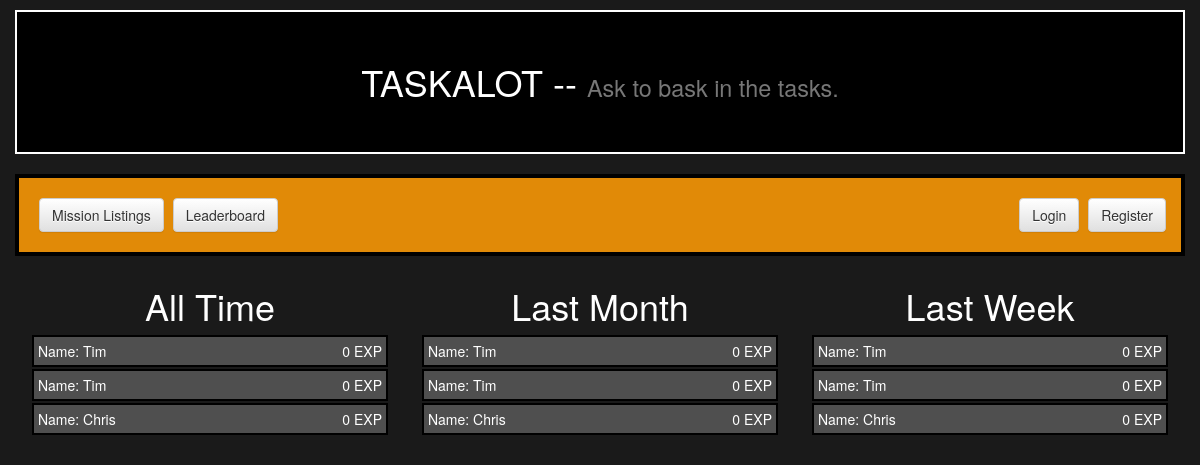
/missions/leaderboard/, run on the app's committed database.
### missions/models.py (models this page shows, shortened)
class UserProfile(models.Model):
    user = models.OneToOneField(User)
    totalexp = models.IntegerField(default=0)
    supervisor = models.BooleanField(default=False)

### missions/views.py (the view)
def leaderboard(request):
    users = UserProfile.objects.order_by('-totalexp')
    return render(request, 'missions/leaderboard.html' ,{"users":users})

### missions/templates/missions/leaderboard.html
{% extends 'missions/base.html' %}
{% load staticfiles %}
{% block head_block %}
<link rel="stylesheet" href="{% static 'css/mission.css' %}">
{% endblock %}
{% block body_block %}
<div class="container">
  <div class="row">
    <div class="col-md-4">
      <h1> All Time </h1>
        {% for user in users %}
          <div id="scorebox">
            Name: {{ user.user.first_name }}
            <div class="btn-right">{{ user.totalexp }} EXP</div>
          </div>
        {% endfor %}
    </div>
    <div class="col-md-4">
      <h1> Last Month </h1>
      {% for user in users %}
        <div id="scorebox">
          Name: {{ user.user.first_name }}
          <div class="btn-right">{{ user.totalexp }} EXP</div>
        </div>
      {% endfor %}
    </div>
    <div class="col-md-4">
      <h1> Last Week </h1>
      {% for user in users %}
        <div id="scorebox">
          Name: {{ user.user.first_name }}
          <div class="btn-right">{{ user.totalexp }} EXP</div>
        </div>
      {% endfor %}
    </div>
  </div>
</div>
{% endblock %}

### missions/static/css/mission.css (style rules this page uses)
h1 { color: white; text-align:center; }
body { color:white; background-color: #1A1A1A; }
.btn-right { float:right; }
#scorebox { background-color: #4F4F4F; margin:2px; padding:4px; border-width:2px; border-style:solid; border-color:black; }

### data on the page
UserProfile: user.first_name "Tim", totalexp "0"
UserProfile: user.first_name "Tim", totalexp "0"
UserProfile: user.first_name "Chris", totalexp "0"
